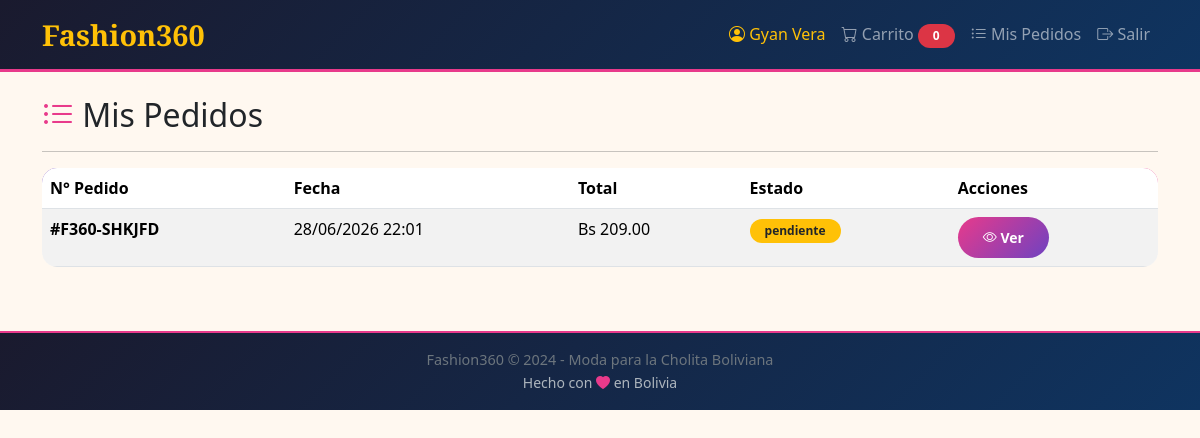
Page /mis-pedidos (signed in) on the committed database.
### app/models/user.py (models this page shows, shortened)
class User(UserMixin, db.Model):
    __tablename__ = 'users'
    id = db.Column(db.Integer, primary_key=True)
    username = db.Column(db.String(80), unique=True, nullable=False)
    email = db.Column(db.String(120), unique=True, nullable=False)
    password_hash = db.Column(db.String(128), nullable=False)
    nombre_completo = db.Column(db.String(150), nullable=False)
    telefono = db.Column(db.String(20))
    direccion = db.Column(db.Text)
    rol = db.Column(db.String(20), default='cliente')  # admin, cliente
    activo = db.Column(db.Boolean, default=True)
    created_at = db.Column(db.DateTime, default=datetime.utcnow)
    updated_at = db.Column(db.DateTime, default=datetime.utcnow, onupdate=datetime.utcnow)
    pedidos = db.relationship('Pedido', backref='cliente', lazy=True)
    def is_admin(self):
        return self.rol == 'admin'

### app/models/pedido.py (models this page shows, shortened)
class Pedido(db.Model):
    __tablename__ = 'pedidos'
    id = db.Column(db.Integer, primary_key=True)
    codigo = db.Column(db.String(20), unique=True, nullable=False)
    total = db.Column(db.Numeric(10, 2), nullable=False)
    estado = db.Column(db.String(20), default='pendiente')  # pendiente, confirmado, enviado, entregado, cancelado
    direccion_envio = db.Column(db.Text, nullable=False)
    telefono_contacto = db.Column(db.String(20), nullable=False)
    notas = db.Column(db.Text)
    created_at = db.Column(db.DateTime, default=datetime.utcnow)
    updated_at = db.Column(db.DateTime, default=datetime.utcnow, onupdate=datetime.utcnow)
    user_id = db.Column(db.Integer, db.ForeignKey('users.id'), nullable=False)
    detalles = db.relationship('DetallePedido', backref='pedido', lazy=True, cascade='all, delete-orphan')

### app/blueprints/shop/routes.py (the view)
@shop_bp.route('/mis-pedidos')
@login_required
def mis_pedidos():
    pedidos = Pedido.query.filter_by(user_id=current_user.id).order_by(Pedido.created_at.desc()).all()
    return render_template('shop/mis_pedidos.html', pedidos=pedidos)

### app/extensions.py (called while the page is built)
@login_manager.user_loader
def load_user(user_id):
    from app.models import User
    return User.query.get(int(user_id))

### app/templates/shop/mis_pedidos.html (shortened to what this page needs)
{% extends 'base.html' %}
{% block content %}
<div class="container mt-4">
    <h2>
        <i class="bi bi-list-ul" style="color: #E83A8B;"></i>
        Mis Pedidos
    </h2>
    <hr>
    {% if pedidos %}
        <div class="table-responsive">
            <table class="table table-striped table-hover">
                <thead>
                    <tr>
                        <th>N° Pedido</th>
                        <th>Fecha</th>
                        <th>Total</th>
                        <th>Estado</th>
                        <th>Acciones</th>
                    </tr>
                </thead>
                <tbody>
                    {% for p in pedidos %}
                    <tr>
                        <td><strong>{{ p.codigo }}</strong></td>
                        <td>{{ p.created_at.strftime('%d/%m/%Y %H:%M') }}</td>
                        <td>Bs {{ "%.2f"|format(p.total) }}</td>
                        <td>
                            <span class="badge
                                {% if p.estado == 'pendiente' %}bg-warning text-dark
                                {% elif p.estado == 'confirmado' %}bg-info
                                {% elif p.estado == 'enviado' %}bg-primary
                                {% elif p.estado == 'entregado' %}bg-success
                                {% else %}bg-danger{% endif %}">
                                {{ p.estado }}
                            </span>
                        </td>
                        <td>
                            <a href="{{ url_for('shop.detalle_pedido', pedido_id=p.id) }}"
                               class="btn btn-sm btn-primary">
                                <i class="bi bi-eye"></i> Ver
                            </a>
                        </td>
                    </tr>
                    {% endfor %}
                </tbody>
            </table>
        </div>
    {% endif %}
</div>
{% endblock %}

### app/templates/base.html (shortened to what this page needs)
<!DOCTYPE html>
<html lang="es">
<head>
    <link href="https://cdn.jsdelivr.net/npm/bootstrap@5.3.3/dist/css/bootstrap.min.css" rel="stylesheet">
    <link href="https://cdn.jsdelivr.net/npm/bootstrap-icons/font/bootstrap-icons.css" rel="stylesheet">
    <link rel="stylesheet" href="{{ url_for('static', filename='css/style.css') }}">
</head>
<body>
    <nav class="navbar navbar-expand-lg navbar-dark" style="background: linear-gradient(135deg, #1A1A2E, #0F3460); border-bottom: 3px solid #E83A8B;">
        <div class="container">
            <a class="navbar-brand" href="{{ url_for('shop.index') }}" style="font-family: 'Playfair Display', serif; font-weight: 700; font-size: 1.8rem;">
                 Fashion360
            </a>
            <div class="collapse navbar-collapse" id="navbarNav">
                <ul class="navbar-nav ms-auto">
                    {% if current_user.is_authenticated %}
                        <li class="nav-item">
                            <span class="nav-link text-warning">
                                <i class="bi bi-person-circle"></i> {{ current_user.nombre_completo }}
                            </span>
                        </li>
                        {% if not current_user.is_admin() %}
                            <li class="nav-item">
                                <a class="nav-link" href="{{ url_for('shop.ver_carrito') }}">
                                    <i class="bi bi-cart"></i> Carrito
                                    <span class="badge bg-danger rounded-pill" id="carrito-contador">0</span>
                                </a>
                            </li>
                            <li class="nav-item">
                                <a class="nav-link" href="{{ url_for('shop.mis_pedidos') }}">
                                    <i class="bi bi-list-ul"></i> Mis Pedidos
                                </a>
                            </li>
                        {% endif %}
                        <li class="nav-item">
                            <a class="nav-link" href="{{ url_for('auth.logout') }}">
                                <i class="bi bi-box-arrow-right"></i> Salir
                            </a>
                        </li>
                    {% endif %}
                </ul>
            </div>
        </div>
    </nav>
    <main>
        {% block content %}{% endblock %}
    </main>
    <footer class="text-center py-3 mt-5" style="background: #f8f5f0; border-top: 2px solid #E83A8B;">
        <div class="container">
            <p class="mb-0" style="font-size: 0.9rem; color: #6c757d;">
                Fashion360 © 2024 - Moda para la Cholita Boliviana
            </p>
            <small style="color: #adb5bd;">
                Hecho con <i class="bi bi-heart-fill" style="color: #E83A8B;"></i> en Bolivia
            </small>
        </div>
    </footer>
</body>
</html>

### app/static/css/style.css (style rules this page uses)
body { background-color: #FFF8F0; font-family: 'Segoe UI', Tahoma, Geneva, Verdana, sans-serif; }
.navbar-dark { background: linear-gradient(135deg, #1A1A2E, #0F3460) !important; border-bottom: 3px solid #E83A8B; }
.navbar-brand { font-family: 'Playfair Display', serif; font-weight: 700; font-size: 1.8rem; color: #FFC107 !important; }
.btn-primary { background: linear-gradient(135deg, #E83A8B, #6F42C1); border: none; color: white; font-weight: 600; padding: 10px 25px; border-radius: 25px; transition: all 0.3s ease; }
.table { border-radius: 15px; overflow: hidden; }
.table thead { background: linear-gradient(135deg, #6F42C1, #E83A8B); color: white; }
.badge { padding: 6px 15px; border-radius: 20px; }
footer { background: linear-gradient(135deg, #1A1A2E, #0F3460) !important; border-top: 3px solid #E83A8B; }

### rows in the picture
User: nombre_completo "Gyan Vera"
Pedido: codigo "#F360-SHKJFD", created_at "28/06/2026 22:01", total "209.00", estado "pendiente"
